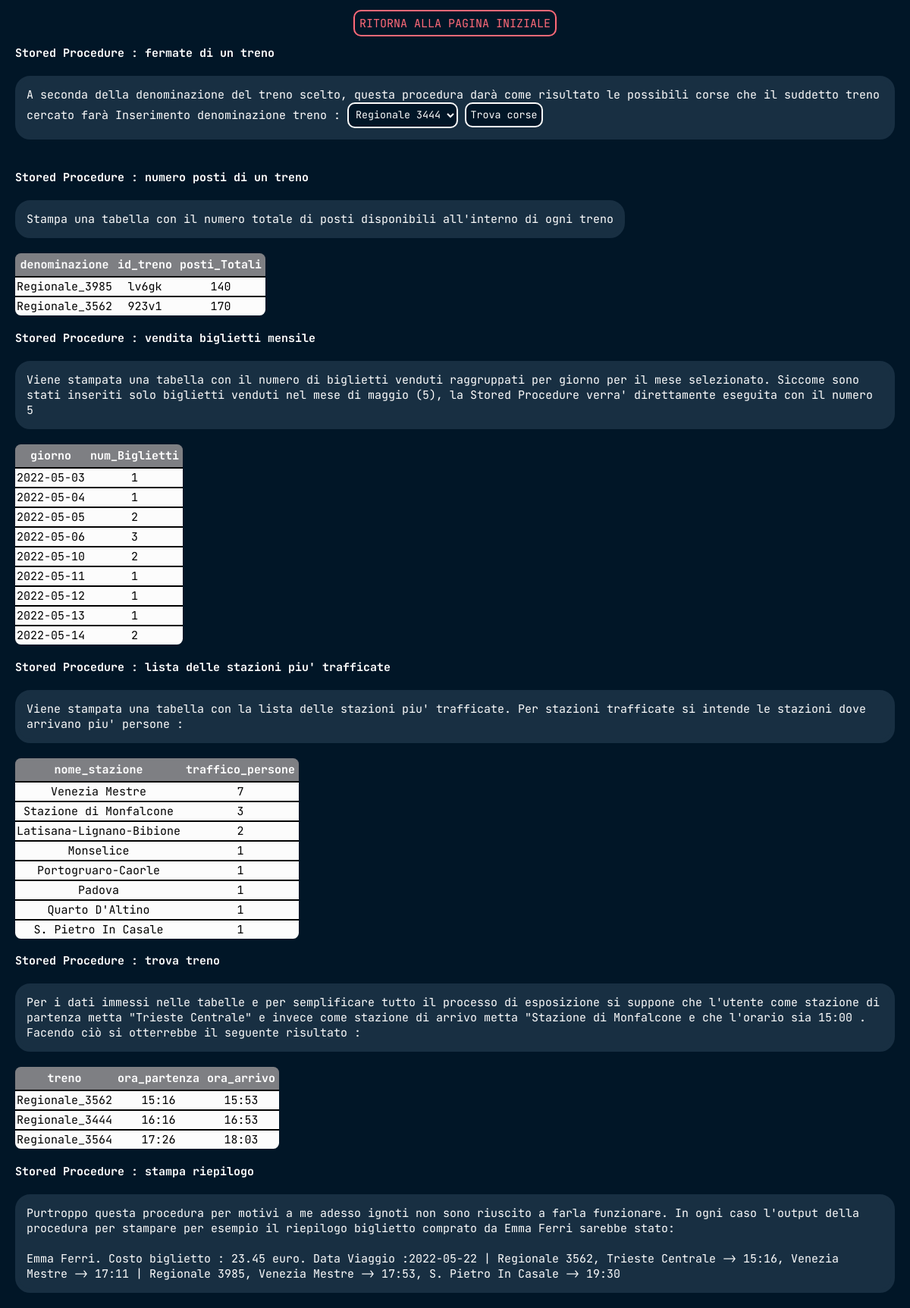
/operazioni_sql.php, run on the app's committed database.
### tables this page shows
CREATE TABLE `treno` (
  `id_treno` varchar(5) NOT NULL,
  `id_tratta` varchar(5) NOT NULL,
  `denominazione` varchar(30) NOT NULL
);

### operazioni_sql.php (the view, shortened to what this page needs)
<?php
require_once 'config.php';
try{
    $connection = new PDO("mysql:host=$host;dbname=$db",$user,$password);
?>
<!DOCTYPE html>
<html>
  <head>
    <link rel="stylesheet" href="style.css?v=<?php $version ?>">
  </head>
  <body>
    <div class="center">
      <a href="index.php?v=<?php $version ?>" class="redLink">RITORNA ALLA PAGINA INIZIALE</a>
    </div>
    <h4>Stored Procedure : fermate di un treno</h4>
    <p>A seconda della denominazione del treno scelto, questa procedura
    darà come risultato le possibili corse che il suddetto treno cercato farà
    Inserimento denominazione treno :
    <select id="selezione">
      <option value="Regionale_3444">Regionale 3444</option>
    </select>
    <button type="button" onclick="toggleEvent()">Trova corse</button></p>
      <?php
        for ($j=0; $j < 4; $j++) {
          switch ($j) {
            case "0": { $train_chosen = "Regionale_3444"; break; }
            case "1": { $train_chosen = "Regionale_3562"; break; }
            case "2": { $train_chosen = "Regionale_3985"; break; }
            case "3": { $train_chosen = "Regionale_3564"; break; }
          } ?>
              <?php
                $sql = "SELECT CONCAT(nome_stazione, ' (', SUBSTRING(ora_a, 1, 5), ')') as
                Stazione_Arrivo_Ora
                FROM corsa c INNER JOIN stazione s on c.id_stazione_a = s.id_stazione
                WHERE id_treno = (SELECT id_treno FROM treno WHERE denominazione = ?)
                ORDER BY ora_a";
                $prepared = $connection->prepare($sql);
                $prepared->execute(array($train_chosen));
                if($prepared->rowCount() > 0){
                  $ris = $prepared->fetchAll();
                }
                  $col = $prepared->getColumnMeta($i); ?>
        <?php } ?>
    <h4>Stored Procedure : numero posti di un treno</h4>
    <p>Stampa una tabella con il numero totale di posti disponibili all'interno di ogni treno</p>
    <div class="table_content">
      <div>
        <table>
          <tr>
            <?php
              $sql = "SELECT denominazione, t.id_treno, SUM(num_posti) AS posti_Totali FROM treno t
              INNER JOIN composizione_treno ct on t.id_treno = ct.id_treno
              INNER JOIN vagone v on ct.id_vagone = v.id_vagone
              INNER JOIN tipologia tp on v.tipo = tp.tipo
              GROUP BY t.id_treno ORDER BY posti_Totali";
              $prepared = $connection->prepare($sql);
              $prepared->execute();
              if($prepared->rowCount() > 0){
                $ris = $prepared->fetchAll();
              }
              for ($i=0; $i < $prepared->columnCount(); $i++) {
                $col = $prepared->getColumnMeta($i); ?>
                <th><?php echo $col["name"]; ?></th>
              <?php
            }
            ?>
          </tr>
          <?php
            foreach($ris as $row){ ?>
              <tr> <?php
              for ($i=0; $i < $prepared->columnCount(); $i++) {
                $col = $prepared->getColumnMeta($i); ?>
                <td> <?php echo $row[$col["name"]]; ?></td>
              <?php
              } ?>
              </tr>
            <?php
            }
          ?>
        </table>
      </div>
    </div>
    <h4>Stored Procedure : vendita biglietti mensile</h4>
    <p>Viene stampata una tabella con il numero di biglietti venduti raggruppati per giorno per il mese selezionato.
    Siccome sono stati inseriti solo biglietti venduti nel mese di maggio (5), la Stored Procedure verra'
    direttamente eseguita con il numero 5</p>
    <div class="table_content">
      <div>
        <table>
          <tr>
            <?php
              $sql = "SELECT data_acquisto AS giorno, COUNT(*) AS num_Biglietti FROM acquisto_biglietto
              WHERE MONTH(data_acquisto) = ?
              GROUP BY data_acquisto ORDER BY data_acquisto";
              $mese = "5";
              $prepared = $connection->prepare($sql);
              $prepared->execute(array($mese));
              if($prepared->rowCount() > 0){
                $ris = $prepared->fetchAll();
              }
              for ($i=0; $i < $prepared->columnCount(); $i++) {
                $col = $prepared->getColumnMeta($i); ?>
                <th><?php echo $col["name"]; ?></th>
              <?php
            }
            ?>
          </tr>
          <?php
            foreach($ris as $row){ ?>
              <tr> <?php
              for ($i=0; $i < $prepared->columnCount(); $i++) {
                $col = $prepared->getColumnMeta($i); ?>
                <td> <?php echo $row[$col["name"]]; ?></td>
              <?php
              } ?>
              </tr>
            <?php
            }
          ?>
        </table>
      </div>
    </div>
    <h4>Stored Procedure : lista delle stazioni piu' trafficate</h4>
    <p>Viene stampata una tabella con la lista delle stazioni piu' trafficate. Per stazioni trafficate
    si intende le stazioni dove arrivano piu' persone :</p>
    <div class="table_content">
      <div>
        <table>
          <tr>
            <?php
              $sql = "SELECT nome_stazione, COUNT(*) as traffico_persone FROM acquisto_biglietto
              INNER JOIN biglietto USING (id_biglietto)INNER JOIN associazione_biglietto_corsa USING (id_biglietto)
              INNER JOIN corsa USING (id_corsa)
              INNER JOIN stazione s on (corsa.id_stazione_a = s.id_stazione)
              GROUP BY id_stazione_a ORDER BY traffico_persone DESC";
              $prepared = $connection->prepare($sql);
              $prepared->execute();
              if($prepared->rowCount() > 0){
                $ris = $prepared->fetchAll();
              }
              for ($i=0; $i < $prepared->columnCount(); $i++) {
                $col = $prepared->getColumnMeta($i); ?>
                <th><?php echo $col["name"]; ?></th>
              <?php
            }
            ?>
          </tr>
          <?php
            foreach($ris as $row){ ?>
              <tr> <?php
              for ($i=0; $i < $prepared->columnCount(); $i++) {
                $col = $prepared->getColumnMeta($i); ?>
                <td> <?php echo $row[$col["name"]]; ?></td>
              <?php
              } ?>
              </tr>
            <?php
            }
          ?>
        </table>
      </div>
    </div>
    <h4>Stored Procedure : trova treno</h4>
    <p>Per i dati immessi nelle tabelle e per semplificare tutto il processo di esposizione
    si suppone che l'utente come stazione di partenza metta "Trieste Centrale" e invece come
    stazione di arrivo metta "Stazione di Monfalcone e che l'orario sia 15:00 . Facendo ciò si otterrebbe il seguente risultato :</p>
    <div class="table_content">
      <div>
        <table>
          <tr>
            <?php
              $id_staz_a = "llxa2";
              $id_staz_p = "9o55i";
              $time = "15:00";
              $sql = "SELECT denominazione AS treno, SUBSTRING(c.ora_p, 1, 5) AS ora_partenza,
              SUBSTRING(c.ora_a, 1, 5) AS ora_arrivo FROM corsa c
              INNER JOIN treno t on c.id_treno = t.id_treno
              WHERE id_stazione_a = ? AND id_stazione_p = ? AND ora_p > ?
              ORDER BY c.ora_p";
              $prepared = $connection->prepare($sql);
              $prepared->execute(array($id_staz_a, $id_staz_p, $time));
              if($prepared->rowCount() > 0){
                $ris = $prepared->fetchAll();
              }
              for ($i=0; $i < $prepared->columnCount(); $i++) {
                $col = $prepared->getColumnMeta($i); ?>
                <th><?php echo $col["name"]; ?></th>
              <?php
            }
            ?>
          </tr>
          <?php
            foreach($ris as $row){ ?>
              <tr> <?php
              for ($i=0; $i < $prepared->columnCount(); $i++) {
                $col = $prepared->getColumnMeta($i); ?>
                <td> <?php echo $row[$col["name"]]; ?></td>
              <?php
              } ?>
              </tr>
            <?php
            }
          ?>
        </table>
      </div>
    </div>
    <h4>Stored Procedure : stampa riepilogo</h4>
    <p>Purtroppo questa procedura per motivi a me adesso ignoti non sono riuscito a farla
      funzionare. In ogni caso l'output della procedura per stampare per esempio il riepilogo
      biglietto comprato da Emma Ferri sarebbe stato: <br><br>
      Emma Ferri. Costo biglietto : 23.45 euro. Data Viaggio :2022-05-22  |
      Regionale 3562, Trieste Centrale -> 15:16, Venezia Mestre -> 17:11 |
      Regionale 3985, Venezia Mestre -> 17:53, S. Pietro In Casale -> 19:30</p>
    <?php
      }catch (PDOException $e){
        die("Errore di connessione al database".$e->getMessage());
      }
    ?>
  </body>
</html>

### style.css (style rules this page uses)
body { color: #FCFCFC; font-family: 'JetBrains Mono', monospace; background-color: #011627; margin: 20px; font-size: 15px; }
button, select { font-family: 'JetBrains Mono', monospace; background-color: #011627; }
.center { text-align: center; }
.table_content { margin-top: 20px; display: flex; }
table { border-collapse: collapse; border-radius: 0.5em; overflow: hidden; text-align: center; margin-right: 15px; }
th { padding: 5px; background-color: #7E7F83; color: white; }
td { padding: 2px; background-color: #FCFCFC; border-top: 2px solid black; color: black; }
button { background-color: #011627; color: #FCFCFC; border: 2px solid #FCFCFC; padding: 5.5px; text-align: center; text-decoration: none; transition-duration: 0.4s; border-radius: 10px; }
select { background-color: #011627; color: #FCFCFC; border: 2px solid #FCFCFC; padding: 5px; border-radius: 10px; }
.redLink { color: #FF6978; }
.redLink:link { text-decoration: none; border: 2px solid; padding: 5.5px; border-radius: 10px; transition-duration: 0.3s; }
p { background-color: #182F42; width: fit-content; border: 5px solid #182F42; border-radius: 20px; padding: 10px; }

### data on the page
treno: denominazione "Regionale_3985", id_treno "lv6gk", name "140"
treno: denominazione "Regionale_3562", id_treno "923v1", name "170", name "15:16", name "15:53"
treno: denominazione "Regionale_3444", name "16:16", name "16:53"
treno: denominazione "Regionale_3564", name "17:26", name "18:03"

### other printed values
$col["name"] "denominazione"
$col["name"] "id_treno"
$col["name"] "posti_Totali"
$col["name"] "giorno"
$col["name"] "num_Biglietti"
$row[$col["name"]] "2022-05-03"
$row[$col["name"]] "1"
$row[$col["name"]] "2022-05-04"
$row[$col["name"]] "2022-05-05"
$row[$col["name"]] "2"
$row[$col["name"]] "2022-05-06"
$row[$col["name"]] "3"
$row[$col["name"]] "2022-05-10"
$row[$col["name"]] "2022-05-11"
$row[$col["name"]] "2022-05-12"
